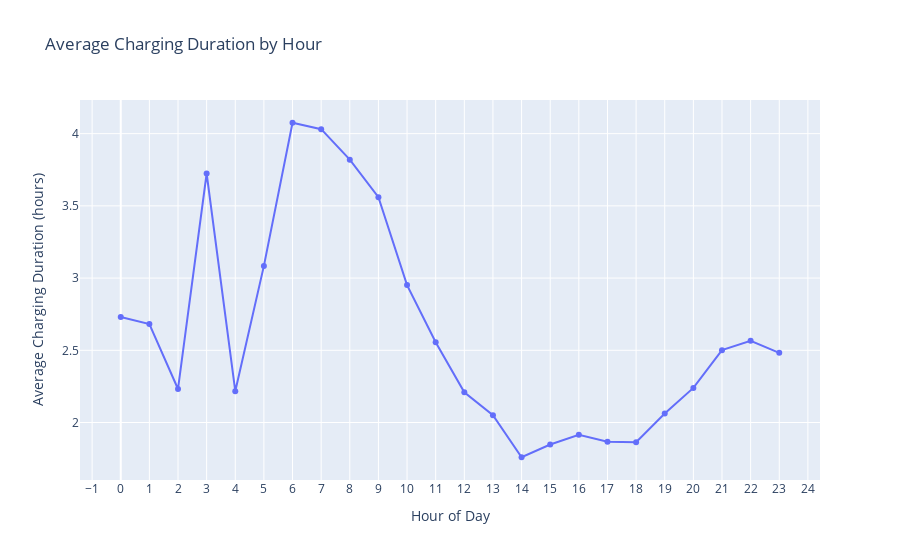

Here is the notebook cell this chart was saved with:
### Code cell
# -----------------------------------------------------------------------------
# 7. Plot average charging duration by hour
# -----------------------------------------------------------------------------

# Compute average charging duration per hour (using doneChargingTime)
charging_avg_duration = df.groupby('hour')['charging_duration'].mean()

# Create a DataFrame for Plotly
charging_metrics_df = pd.DataFrame({
    'hour': charging_avg_duration.index,
    'avg_charging_duration': charging_avg_duration.values
})

# Plot average charging duration by hour
fig3 = px.line(charging_metrics_df, x='hour', y='avg_charging_duration', markers=True,
               labels={'hour': 'Hour of Day', 'avg_charging_duration': 'Average Charging Duration (hours)'},
               title='Average Charging Duration by Hour')
fig3.update_layout(xaxis=dict(tickmode='linear', tick0=0, dtick=1))
fig3.show()

print("\nAverage Charging Duration by Hour (in hours):")
print(charging_avg_duration.sort_index())

### Figure 1 — Plotly figure (JSON) as saved in the notebook; plotly's stock layout.template omitted (floating-point values rounded to 4 significant figures)
{"data": [{"hovertemplate": "Hour of Day=%{x}<br>Average Charging Duration (hours)=%{y}<extra></extra>", "legendgroup": "", "line": {"color": "#636efa", "dash": "solid"}, "marker": {"symbol": "circle"}, "mode": "lines+markers", "name": "", "orientation": "v", "showlegend": false, "type": "scatter", "x": [0, 1, 2, 3, 4, 5, 6, 7, 8, 9, 10, 11, 12, 13, 14, 15, 16, 17, 18, 19, 20, 21, 22, 23], "xaxis": "x", "y": [2.73, 2.682, 2.232, 3.724, 2.217, 3.084, 4.075, 4.031, 3.82, 3.56, 2.951, 2.556, 2.209, 2.051, 1.759, 1.848, 1.914, 1.867, 1.864, 2.062, 2.239, 2.501, 2.566, 2.483], "yaxis": "y"}], "layout": {"legend": {"tracegroupgap": 0}, "title": {"text": "Average Charging Duration by Hour"}, "xaxis": {"anchor": "y", "domain": [0, 1], "dtick": 1, "tick0": 0, "tickmode": "linear", "title": {"text": "Hour of Day"}}, "yaxis": {"anchor": "x", "domain": [0, 1], "title": {"text": "Average Charging Duration (hours)"}}}}
